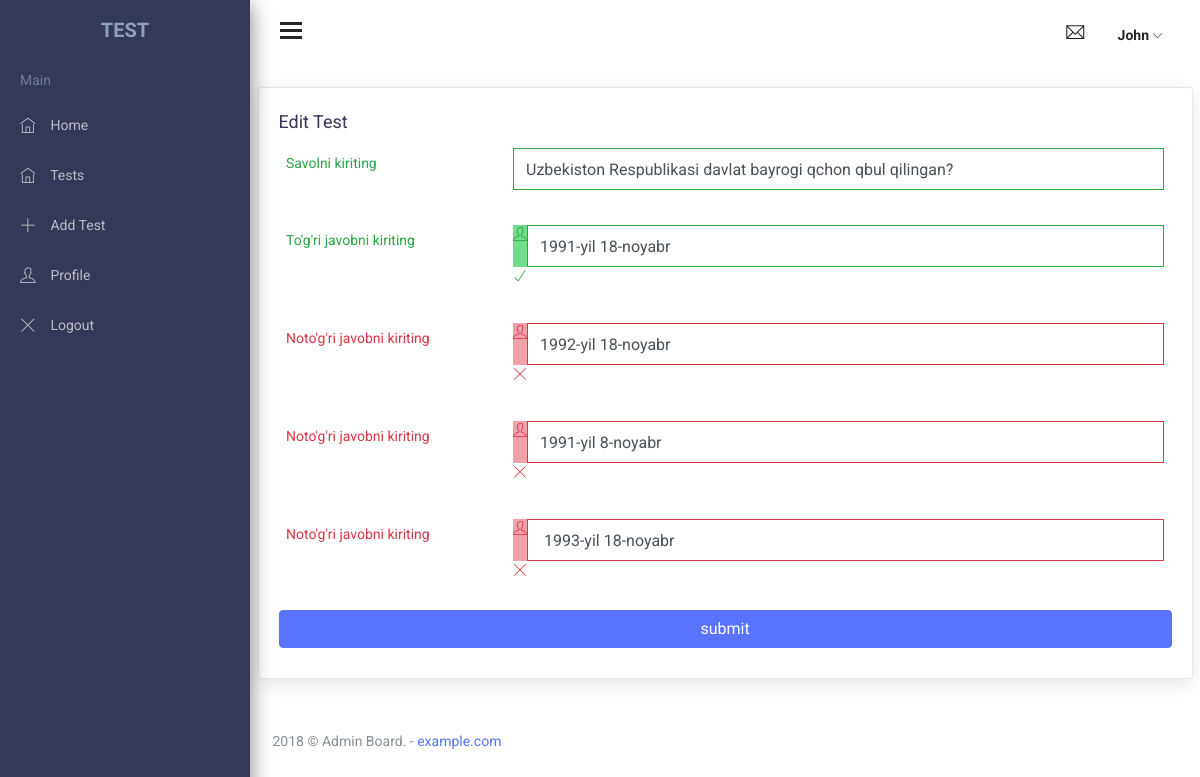
The app's page /view-edit-test.php?id=3 with its own data.
### tables this page shows
CREATE TABLE `quiz` (
  `id` int(11) NOT NULL,
  `savol` text NOT NULL,
  `t_javob` varchar(255) NOT NULL,
  `n_javob` varchar(255) NOT NULL,
  `n_javob2` varchar(255) NOT NULL,
  `n_javob3` varchar(255) NOT NULL
);

### com/test.php (called while the page is built, shortened)
<?php
require_once "config.php";
class Test{
    public function editQuizView($id){
        $config = new Config();
        $obj = $config->sql("SELECT * FROM `quiz` WHERE `id` = '$id'");
        return $config->sqlArray($obj);
    }
}
?>

### com/config.php (called while the page is built, shortened)
<?php
class Config{
    private $connection;
    public function __construct()
    {
        $this->connection = new mysqli(self::HOST, self::DB_USER, self::DB_PASS, self::DB_NAME);
    }
    public function sql($query){
        return mysqli_query($this->connection, $query);
    }
    public function sqlArray($obj){
        $result = [];
        while($row = $obj->fetch_assoc()){
            $result[] = $row;
        }
        return $result;
    }
}
 ?>

### view-edit-test.php (the view, shortened to what this page needs)
<?php
require ("com/test.php");
    $test = new Test();
    $id = $_GET["id"];
    $result = $test->editQuizView($id);
?>
<!DOCTYPE html>
<html lang="en">
<head>
    <link href="css/lib/calendar2/pignose.calendar.min.css" rel="stylesheet">
    <link href="css/lib/chartist/chartist.min.css" rel="stylesheet">
    <link href="css/lib/font-awesome.min.css" rel="stylesheet">
    <link href="css/lib/themify-icons.css" rel="stylesheet">
    <link href="css/lib/owl.carousel.min.css" rel="stylesheet" />
    <link href="css/lib/owl.theme.default.min.css" rel="stylesheet" />
    <link href="css/lib/weather-icons.css" rel="stylesheet" />
    <link href="css/lib/menubar/sidebar.css" rel="stylesheet">
    <link href="css/lib/bootstrap.min.css" rel="stylesheet">
    <link href="css/lib/helper.css" rel="stylesheet">
    <link href="css/style.css" rel="stylesheet">
</head>
<body>
<?php
require_once("inc/sidebar.php");
require_once("inc/header.php");
?>
                    <div class="row">
                        <div class="col-lg-12">
                            <div class="card">
                                <div class="card-title">
                                    <h4>Edit Test</h4>
                                </div>
                                <div class="card-body">
                                    <div class="input-states">
            <?php
            foreach ($result as $baza){
            ?>
                                        <form class="form-horizontal" action="edit&delete/edit.php?id=<?=$baza["id"]?>" method="post">
                                            <div class="form-group has-success">
                                                <div class="row">
                                                    <label class="col-sm-3 control-label">Savolni kiriting</label>
                                                    <div class="col-sm-9">
                                                        <input name="savol" value="<?=$baza["savol"]?>" type="text" class="form-control">
                                                    </div>
                                                </div>
                                            </div>
                                            <div class="form-group has-success has-feedback">
                                                <div class="row">
                                                    <label class="col-sm-3 control-label">To'g'ri javobni kiriting</label>
                                                    <div class="col-sm-9">
                                                        <div class="input-group">
                                                            <span class="input-group-addon"><i
                                                                    class="ti-user"></i></span>
                                                            <input name="t_javob" value="<?=$baza["t_javob"]?>" type="text" class="form-control">
                                                        </div>
                                                        <span class="ti-check form-control-feedback"></span>
                                                    </div>
                                                </div>
                                            </div>
                                            <div class="form-group has-error has-feedback">
                                                <div class="row">
                                                    <label class="col-sm-3 control-label">Noto'g'ri javobni kiriting</label>
                                                    <div class="col-sm-9">
                                                        <div class="input-group">
                                                            <span class="input-group-addon"><i
                                                                    class="ti-user"></i></span>
                                                            <input name="n_javob1" value="<?=$baza["n_javob"]?>" type="text" class="form-control">
                                                        </div>
                                                        <span class="ti-close form-control-feedback"></span>
                                                    </div>
                                                </div>
                                            </div>
                                            <div class="form-group has-error has-feedback">
                                                <div class="row">
                                                    <label class="col-sm-3 control-label">Noto'g'ri javobni kiriting</label>
                                                    <div class="col-sm-9">
                                                        <div class="input-group">
                                                            <span class="input-group-addon"><i
                                                                    class="ti-user"></i></span>
                                                            <input name="n_javob2" value="<?=$baza["n_javob2"]?>" type="text" class="form-control">
                                                        </div>
                                                        <span class="ti-close form-control-feedback"></span>
                                                    </div>
                                                </div>
                                            </div>
                                            <div class="form-group has-error has-feedback">
                                                <div class="row">
                                                    <label class="col-sm-3 control-label">Noto'g'ri javobni kiriting</label>
                                                    <div class="col-sm-9">
                                                        <div class="input-group">
                                                            <span class="input-group-addon"><i
                                                                    class="ti-user"></i></span>
                                                            <input name="n_javob3" value=" <?=$baza["n_javob3"]?>" type="text" class="form-control">
                                                        </div>
                                                        <span class="ti-close form-control-feedback"></span>
                                                    </div>
                                                </div>
                                            </div>
            <?php
            }
            ?>
                                            <button name="ok" type="submit"  class="btn btn-primary btn-block m-b-10">submit</button>
                                        </form>
                                    </div>
                                </div>
                            </div>
                        </div>
                    </div>
<?php
require_once("inc/footer.php");
?>
</body>
</html>

### records on screen
quiz: savol "Uzbekiston Respublikasi davlat bayrogi qchon qbul qilingan?", t_javob "1991-yil 18-noyabr", n_javob1 "1992-yil 18-noyabr", n_javob2 "1991-yil 8-noyabr", n_javob3 "1993-yil 18-noyabr"
